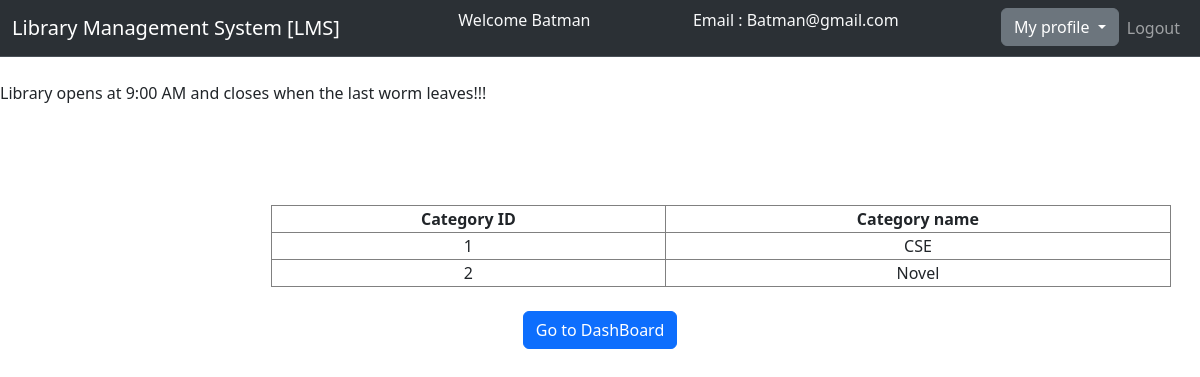
/admin/category.php (signed in), run on the app's committed database.
### tables this page shows
CREATE TABLE `category` (
  `cat_id` int NOT NULL,
  `cat_name` varchar(25) NOT NULL
);

### admin/category.php (the view, shortened to what this page needs)
<?php
$connection = mysqli_connect("localhost","root","appu1234");
$query = "select cat_id,cat_name from category";
?>
<!DOCTYPE html>
<html lang="en">
<head>
    <link href="https://cdn.jsdelivr.net/npm/bootstrap@5.3.3/dist/css/bootstrap.min.css" rel="stylesheet">
</head>
<link rel="stylesheet" href="style.css">
<body>
<nav class="navbar bg-dark border-bottom border-body navbar-expand-lg bg-body-tertiary" data-bs-theme="dark">
  <div class="container-fluid">
    <div class="navbar-header ">
       <a class="navbar-brand" href="admin_dashboard.php">Library Management System [LMS]</a>
    </div>
      <p class="text-light">Welcome <?php echo($_SESSION['name']);?></p>
      <p class="text-light">Email : <?php echo($_SESSION['email']);?></p>
    <ul class="nav navbar-nav navbar-right">
        <li class="nav-item">
          <div class="dropdown">
            <button class="btn btn-secondary dropdown-toggle" type="button" data-bs-toggle="dropdown" aria-expanded="false">
              My profile
            </button>
          </div>
        </li>
        <li class="nav-item"><a class="nav-link" href="logout.php">Logout</a>
        </li>
      </ul>
    </div>
</nav>
<br><span><marquee behavior="" direction="">Library opens at 9:00 AM and closes when the last worm leaves!!!</marquee></span>
<div class="row" style=" padding:100px">
  <div class="col-md-2"></div>
  <div class="col-md-8">
      <table class="table-bordered" width="900px" style="text-align:center">
        <tr>
          <th>Category ID</th>
          <th>Category name</th>
        </tr>
        <?php
        $query_run = mysqli_query( $connection, $query);
        while($row = mysqli_fetch_assoc($query_run)){
          $category_id = $row['cat_id'];
          $category_name = $row['cat_name'];
          ?>
          <tr>
            <td><?php echo $category_id;?></td>
            <td><?php echo $category_name;?></td>
          </tr>
        <?php
        }
        ?>
      </table>
      <br>
      <p class="text-center"><a class=" btn btn-primary" href="admin_dashboard.php" role="button">Go to DashBoard</a></p>
  </div>
  <div class="col-md-2"></div>
</div>
</body>
</html>

### data on the page
category: cat_id "1", cat_name "CSE"
category: cat_id "2", cat_name "Novel"

### other printed values
$_SESSION['name'] "Batman"
$_SESSION['email'] "Batman@gmail.com"
